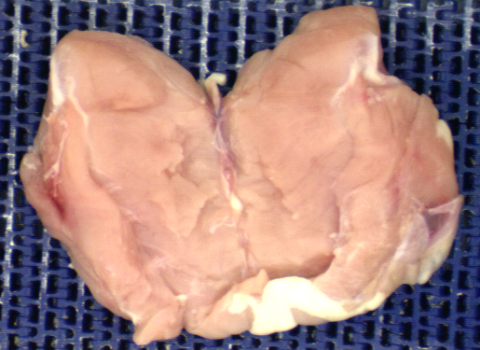
%> input picture 4_ML_for_CV/fanbone.bmp, 480 x 350 px
$ octave HW4_3a.m   (GNU Octave 9; MATLAB toolbox functions it lacks are replaced by stand-ins)
%> lines starting %> are read from the running program, lines starting %| are printed output that depends on the picture; in (x1, y1, x2, y2) boxes, pixels count from 0 and x2, y2 are one past the last pixel; in counts of white or black regions, pixels touching at a corner belong together; the program's own positions count from 1
### 4_ML_for_CV/Gaussian_Filter.m
function J = Guassian_Filter(I, sigma)
    % Guassian Filter Function
    % Input: image and sigma
    % Output: Guassian Filtered Image

    mask_size = 3*sigma*2 + 1;
    L = floor(mask_size/2);
    for m = 1:mask_size
        for n = 1:mask_size
            G(m,n) = 1/(2*pi*sigma^2)*exp(-((m-L-1).^2+(n-L-1).^2)/(2*sigma^2));
        end
    end

    M = size(I,1); % # of rows I
    N = size(I,2); % # of columns I

    II = [zeros(L,N+2*L); zeros(M,L) I zeros(M,L); zeros(L,N+2*L)];
    for i = 1:M
        for j = 1:N
            J(i,j) = uint8(sum(sum(G(1:mask_size,1:mask_size).*double(II(i:i+2*L,j:j+2*L)))));
        end
    end
end

### 4_ML_for_CV/imShow.m
function imShow(I)
    imshow(I,[min(min(I)),max(max(I))])
end

### 4_ML_for_CV/HW4_3a.m
clear; clc; close all
I = imread('fanbone.bmp');
%> I is the input picture: size 350x480x3 uint8; mean R, G, B 163.8, 130.6, 126.3
subplot(2,2,1);
imshow(I);
title('Original Image');

%% Performing ACC
fj = double(I(:,:,1));
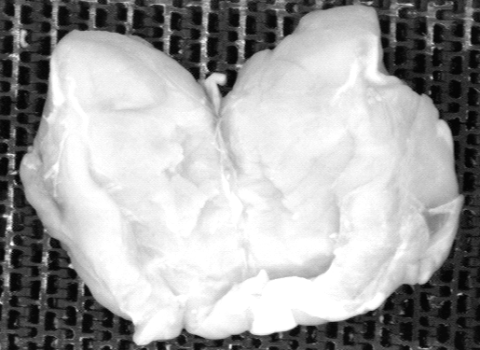
%> fj: size 350x480 double; min 3, max 255, mean 163.8
fk = -(double(I(:,:,1)) - double(I(:,:,3)));
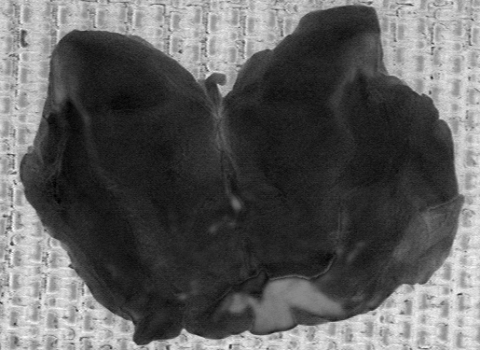
%> fk: size 350x480 double; min -117, max 100, mean -37.5; drawn with min black and max white

sigma_c = 4;
sigma_s = 4;

% Distributive Property of the Convolution Integral
DoG = Gaussian_Filter(fj, sigma_c) - Gaussian_Filter(fj, sigma_s);
%> in Guassian_Filter, `II = [zeros(L,N+2*L); zeros(M,L) I zeros(M,L); zeros(L,N+2*L)];`:
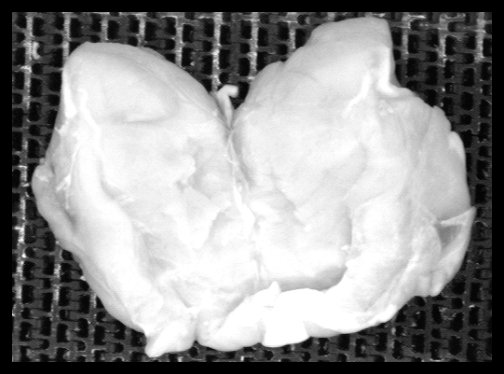
%> II: size 374x504 double; min 0, max 255, mean 146
%> after the loop in Guassian_Filter, `for i = 1:M`:
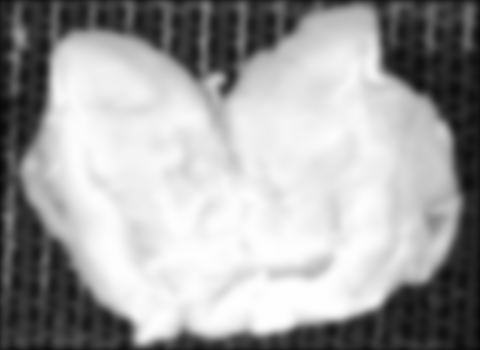
%> J: size 350x480 uint8; min 8, max 254, mean 162.4
%> DoG: size 350x480 uint8; every value is 0
Gs = Gaussian_Filter(fj - fk, sigma_s);
%> call 3 of Guassian_Filter, with sigma = 4
%> in Guassian_Filter (call 3), `II = [zeros(L,N+2*L); zeros(M,L) I zeros(M,L); zeros(L,N+2*L)];`:
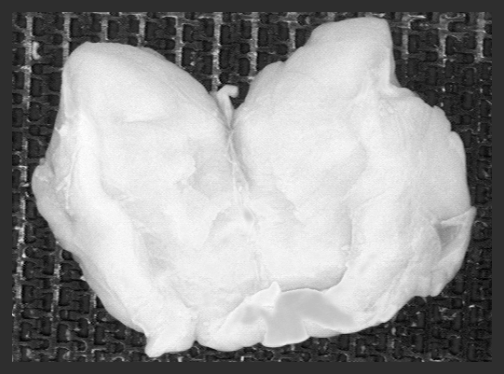
%> II: size 374x504 double; min -81, max 365, mean 179.4; drawn with min black and max white
%> after the loop in Guassian_Filter (call 3), `for i = 1:M`:
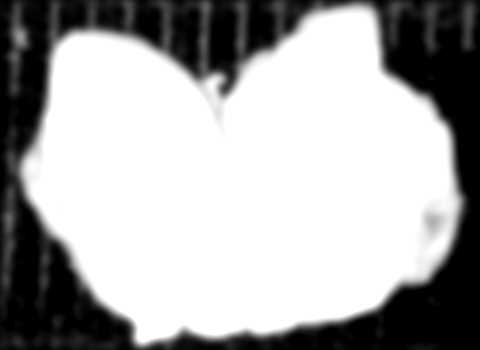
%> J: size 350x480 uint8; min 0, max 255, mean 168.4

h = DoG + Gs;
subplot(2,2,2);
imShow(h)
title('ACC Filtered Image')

%% Applying Threshold to filter out everything but fanbone
thres1 = 160;
thres2 = 200;
for i = 1:size(h,1)
    for j = 1:size(h,2)
        if h(i,j) <= thres1 || h(i,j) >= thres2
            h(i,j) = 0;
        else
            h(i,j) = 255;
        end
    end
end
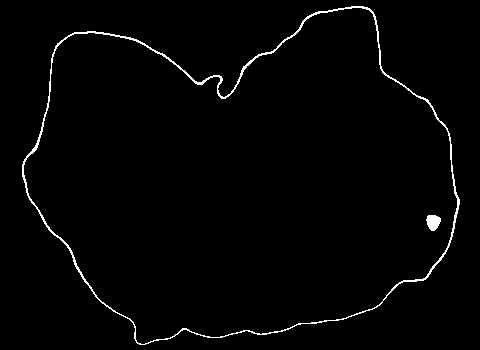
%> h: size 350x480 uint8; 1.6% white in thin lines or dots, all inside (x1, y1, x2, y2) = (22, 6, 460, 345)
h = uint8(h);
subplot(2,2,3);
imshow(h)
title('Binarized Threshold Image')

%% Removing Boundaries
%> (the run ends here)
